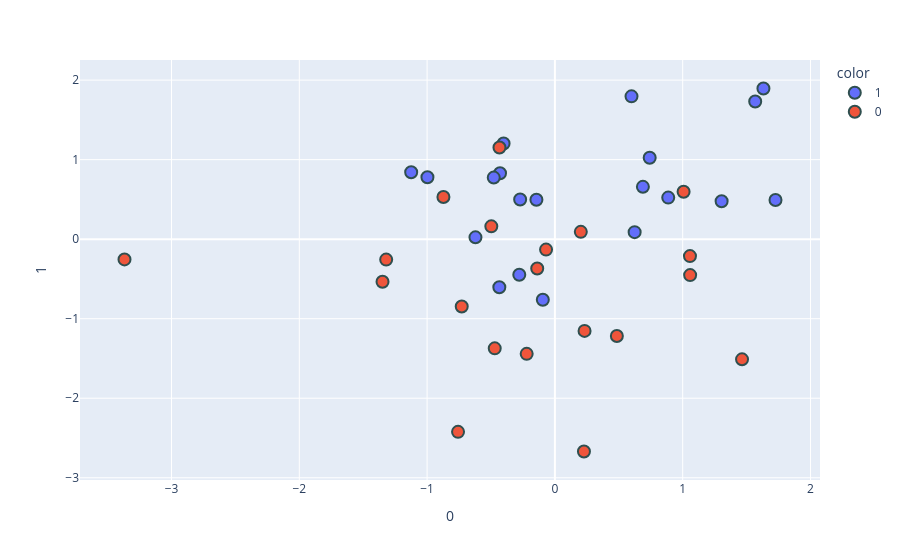

Notebook code cell kept with this figure:
### Code cell
# Step 6 - Visualize the transformed dataset
fig = px.scatter(transformed_data, x=transformed_data.iloc[:,0], y=transformed_data.iloc[:,1],
              color=df['target'].astype('str'))
fig.update_traces(marker=dict(size=12,
                              line=dict(width=2,
                                        color='DarkSlateGrey')),
                  selector=dict(mode='markers'))

### Figure 1 — Plotly figure (JSON) as saved in the notebook; plotly's stock layout.template omitted (floating-point values rounded to 4 significant figures)
{"data": [{"hovertemplate": "color=1<br>0=%{x}<br>1=%{y}<extra></extra>", "legendgroup": "1", "marker": {"color": "#636efa", "symbol": "circle", "line": {"color": "DarkSlateGrey", "width": 2}, "size": 12}, "mode": "markers", "name": "1", "orientation": "v", "showlegend": true, "x": [-0.4294, -1.125, 0.5994, -0.09456, -0.4015, 0.8867, 1.632, -0.2787, 0.6886, -0.9974, -0.4348, -0.6216, 1.567, 0.624, -0.2719, -0.4784, 0.7417, -0.1446, 1.726, 1.305], "xaxis": "x", "y": [0.8293, 0.8422, 1.796, -0.7616, 1.203, 0.5227, 1.895, -0.4476, 0.6581, 0.7789, -0.6038, 0.02311, 1.731, 0.08837, 0.4982, 0.7744, 1.024, 0.4949, 0.4925, 0.4766], "yaxis": "y", "type": "scatter"}, {"hovertemplate": "color=0<br>0=%{x}<br>1=%{y}<extra></extra>", "legendgroup": "0", "marker": {"color": "#EF553B", "symbol": "circle", "line": {"color": "DarkSlateGrey", "width": 2}, "size": 12}, "mode": "markers", "name": "0", "orientation": "v", "showlegend": true, "x": [0.2321, 0.4848, -3.368, -0.2208, -1.349, -0.06918, -0.1383, -0.7579, 1.464, -1.32, -0.729, -0.4708, -0.4337, 0.2273, 1.057, -0.4975, 1.007, 1.058, 0.2028, -0.8722], "xaxis": "x", "y": [-1.153, -1.218, -0.2546, -1.442, -0.5361, -0.131, -0.3684, -2.423, -1.511, -0.257, -0.8465, -1.373, 1.153, -2.67, -0.2127, 0.1614, 0.596, -0.452, 0.09181, 0.5307], "yaxis": "y", "type": "scatter"}], "layout": {"xaxis": {"anchor": "y", "domain": [0.0, 1.0], "title": {"text": "0"}}, "yaxis": {"anchor": "x", "domain": [0.0, 1.0], "title": {"text": "1"}}, "legend": {"title": {"text": "color"}, "tracegroupgap": 0}, "margin": {"t": 60}}}
